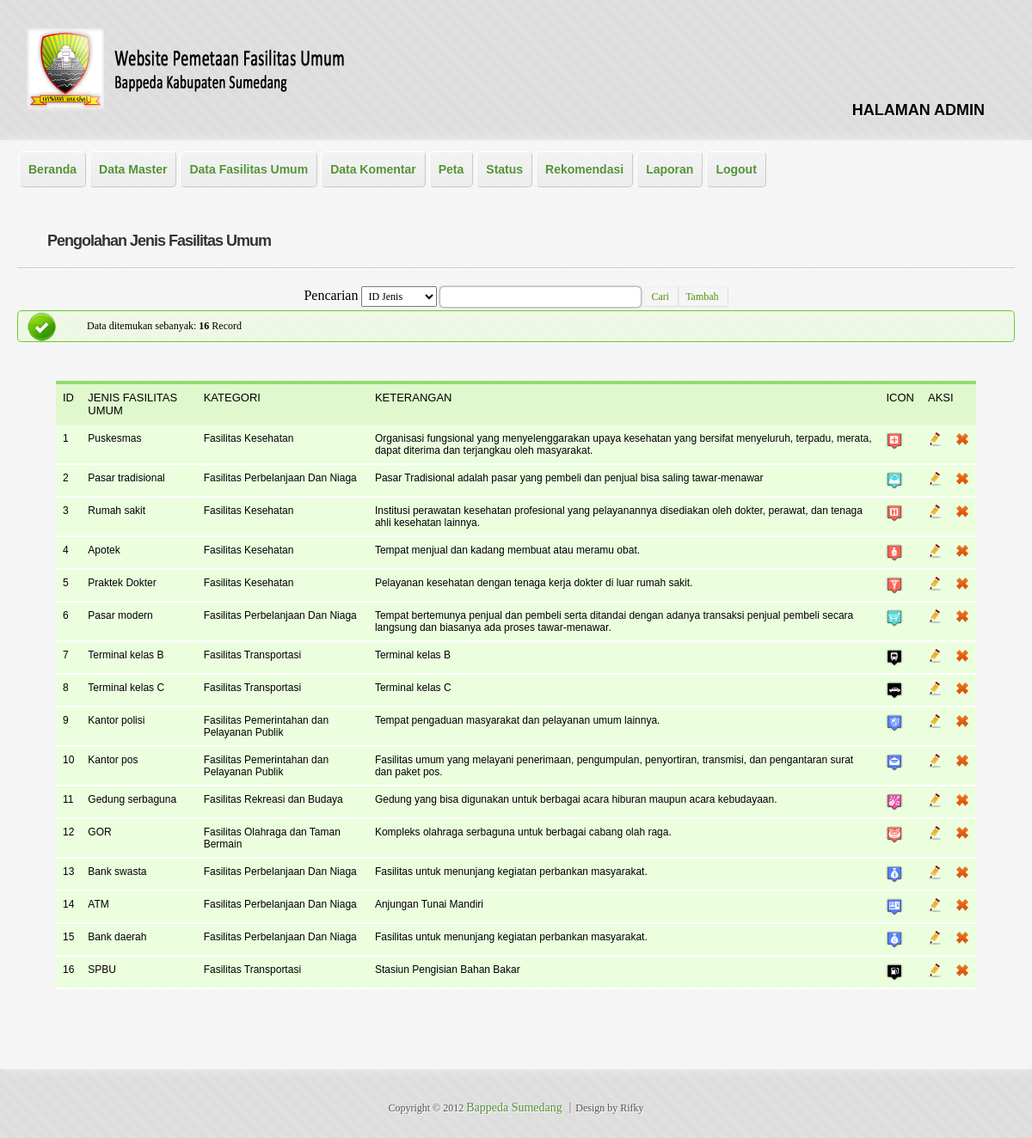
The app's page /admin/jenis_lihat.php (signed in) with its own data.
### tables this page shows
CREATE TABLE IF NOT EXISTS `jenis_fasum` (
  `id_jenis` int(2) NOT NULL AUTO_INCREMENT,
  `jenis_fasum` varchar(30) NOT NULL,
  `id_kategori` int(2) NOT NULL,
  `keterangan` text NOT NULL,
  `icon` varchar(150) NOT NULL,
  PRIMARY KEY (`id_jenis`),
  KEY `id_kategori` (`id_kategori`)
);

CREATE TABLE IF NOT EXISTS `kategori_fasum` (
  `id_kategori` int(2) NOT NULL AUTO_INCREMENT,
  `nama_kategori` varchar(50) NOT NULL,
  PRIMARY KEY (`id_kategori`)
);

### admin/jenis_lihat.php (the view, shortened to what this page needs)
<?php
	if(isset($_SESSION['sudahlogin']))
	{
?>
<!doctype html>
<html lang="id">
<head>
	<?php
	include("lib_func.php");
	?>
    <link href="style.css" rel="stylesheet" />
</head>
<body>
<div id="wrapper">
    <header id="header" class="clearfix" role="banner">
    </header>
<div id="main" class="clearfix">
    <nav id="menu" class="clearfix" role="navigation">
    </nav>
    <div id="content" role="main">
        <article class="post">
            <h2 class="entry-title"><a href="#">Pengolahan Jenis Fasilitas Umum</a></h2><hr />
            <div class="entry-content">
                <p>
                <?php
				$link=koneksi_db();
				$sql="select j.*,k.* from jenis_fasum j JOIN kategori_fasum k WHERE j.id_kategori=k.id_kategori ";
				$sql.="order by id_jenis";
				$res=mysql_query($sql,$link);
				$banyakrecord=mysql_num_rows($res);
				if($banyakrecord>0){
				?>
                <div align="center">
                <form class="pencarian" method="post" action="<?php echo $_SERVER['PHP_SELF'];?>">
                Pencarian
				<?php
				$fieldcari="";
				?>
                <select name="fieldcari">
                <option value="id_jenis" <?php if($fieldcari=="id_jenis") echo "selected";?>>ID Jenis</option>
                </select>
                <input type="text" name="keyword" size=30 maxlength="30"
                value="<?php if(isset($_POST['keyword'])) echo $_POST['keyword'];?>">
                <button type="submit" class="positive" name="tblcari">Cari</button><a href="jenis_tambah.php"><button type="button" class="positive">Tambah</button></a>
                </form></div>
                <div class="info">Data ditemukan sebanyak: <b><?php echo $banyakrecord;?></b> Record</div>
		<div align="center">
        <table class="tabel">
		  <thead>
          <th scope="col">ID</th>
          <th scope="col">JENIS FASILITAS UMUM</th>
          <th scope="col">KATEGORI</th>
          <th scope="col">KETERANGAN</th>
          <th scope="col">ICON</th>
          <th scope="col" colspan="2">AKSI</th>
          </thead>
		  <tbody>
		  <?php
		  	while($data=mysql_fetch_array($res)){
		  ?>
		  	<tr>
		  	   <td><?php echo $data['id_jenis'];?></td>
		  	   <td><?php echo $data['jenis_fasum'];?></td>
		  	   <td><?php echo $data['nama_kategori'];?></td>
               <td><?php echo $data['keterangan'];?></td>
               <td><img src="../icon/<?php echo $data['icon'];?>" width="20px" height="20px"></td>
               <td><a href="jenis_ubah.php?id_jenis=<?php echo $data['id_jenis'];?>"><img src="../images/edit.png" border="0"></a></td>
               <td><a href="jenis_proses_hapus.php?id_jenis=<?php echo $data['id_jenis'];?>" onClick="return hapusjenis();"><img src="../images/delete.png" border="0"></a></td>
		  	</tr>
		  <?php
		  	}
		  ?>
		</tbody>
        </table></div>
	<?php
	}
	else{
	?>
	<div class="error">Data tidak ditemukan!</div>
    <a href="jenis_tambah.php"><center>Klik di sini untuk menambah data.</center></a>
	<?php
	}
	?>
                </p>
            </div>
        </article>
    </div>
</div>
    <footer id="footer" align="center">
    </footer>
</div>
</body>
</html>
<?php
	}
	else
		header("Location: haruslogin.php");
?>

### records on screen
jenis_fasum: id_jenis "1", jenis_fasum "Puskesmas", id_kategori.nama_kategori "Fasilitas Kesehatan", keterangan "Organisasi fungsional yang menyelenggarakan upaya kesehatan yang bersifat menyeluruh, terpadu, merata, dapat diterima dan terjangkau oleh masyarakat.", icon (picture)
jenis_fasum: id_jenis "2", jenis_fasum "Pasar tradisional", id_kategori.nama_kategori "Fasilitas Perbelanjaan Dan Niaga", keterangan "Pasar Tradisional adalah pasar yang pembeli dan penjual bisa saling tawar-menawar", icon (picture)
jenis_fasum: id_jenis "3", jenis_fasum "Rumah sakit", id_kategori.nama_kategori "Fasilitas Kesehatan", keterangan "Institusi perawatan kesehatan profesional yang pelayanannya disediakan oleh dokter, perawat, dan tenaga ahli kesehatan lainnya.", icon (picture)
jenis_fasum: id_jenis "4", jenis_fasum "Apotek", id_kategori.nama_kategori "Fasilitas Kesehatan", keterangan "Tempat menjual dan kadang membuat atau meramu obat.", icon (picture)
jenis_fasum: id_jenis "5", jenis_fasum "Praktek Dokter", id_kategori.nama_kategori "Fasilitas Kesehatan", keterangan "Pelayanan kesehatan dengan tenaga kerja dokter di luar rumah sakit.", icon (picture)
jenis_fasum: id_jenis "6", jenis_fasum "Pasar modern", id_kategori.nama_kategori "Fasilitas Perbelanjaan Dan Niaga", keterangan "Tempat bertemunya penjual dan pembeli serta ditandai dengan adanya transaksi penjual pembeli secara langsung dan biasanya ada proses tawar-menawar.", icon (picture)
jenis_fasum: id_jenis "7", jenis_fasum "Terminal kelas B", id_kategori.nama_kategori "Fasilitas Transportasi", keterangan "Terminal kelas B", icon (picture)
jenis_fasum: id_jenis "8", jenis_fasum "Terminal kelas C", id_kategori.nama_kategori "Fasilitas Transportasi", keterangan "Terminal kelas C", icon (picture)
jenis_fasum: id_jenis "9", jenis_fasum "Kantor polisi", id_kategori.nama_kategori "Fasilitas Pemerintahan dan Pelayanan Publik", keterangan "Tempat pengaduan masyarakat dan pelayanan umum lainnya.", icon (picture)
jenis_fasum: id_jenis "10", jenis_fasum "Kantor pos", id_kategori.nama_kategori "Fasilitas Pemerintahan dan Pelayanan Publik", keterangan "Fasilitas umum yang melayani penerimaan, pengumpulan, penyortiran, transmisi, dan pengantaran surat dan paket pos.", icon (picture)
jenis_fasum: id_jenis "11", jenis_fasum "Gedung serbaguna", id_kategori.nama_kategori "Fasilitas Rekreasi dan Budaya", keterangan "Gedung yang bisa digunakan untuk berbagai acara hiburan maupun acara kebudayaan.", icon (picture)
jenis_fasum: id_jenis "12", jenis_fasum "GOR", id_kategori.nama_kategori "Fasilitas Olahraga dan Taman Bermain", keterangan "Kompleks olahraga serbaguna untuk berbagai cabang olah raga.", icon (picture)
jenis_fasum: id_jenis "13", jenis_fasum "Bank swasta", id_kategori.nama_kategori "Fasilitas Perbelanjaan Dan Niaga", keterangan "Fasilitas untuk menunjang kegiatan perbankan masyarakat.", icon (picture)
jenis_fasum: id_jenis "14", jenis_fasum "ATM", id_kategori.nama_kategori "Fasilitas Perbelanjaan Dan Niaga", keterangan "Anjungan Tunai Mandiri", icon (picture)
jenis_fasum: id_jenis "15", jenis_fasum "Bank daerah", id_kategori.nama_kategori "Fasilitas Perbelanjaan Dan Niaga", keterangan "Fasilitas untuk menunjang kegiatan perbankan masyarakat.", icon (picture)
jenis_fasum: id_jenis "16", jenis_fasum "SPBU", id_kategori.nama_kategori "Fasilitas Transportasi", keterangan "Stasiun Pengisian Bahan Bakar", icon (picture)

### other values on screen
$banyakrecord "16"
